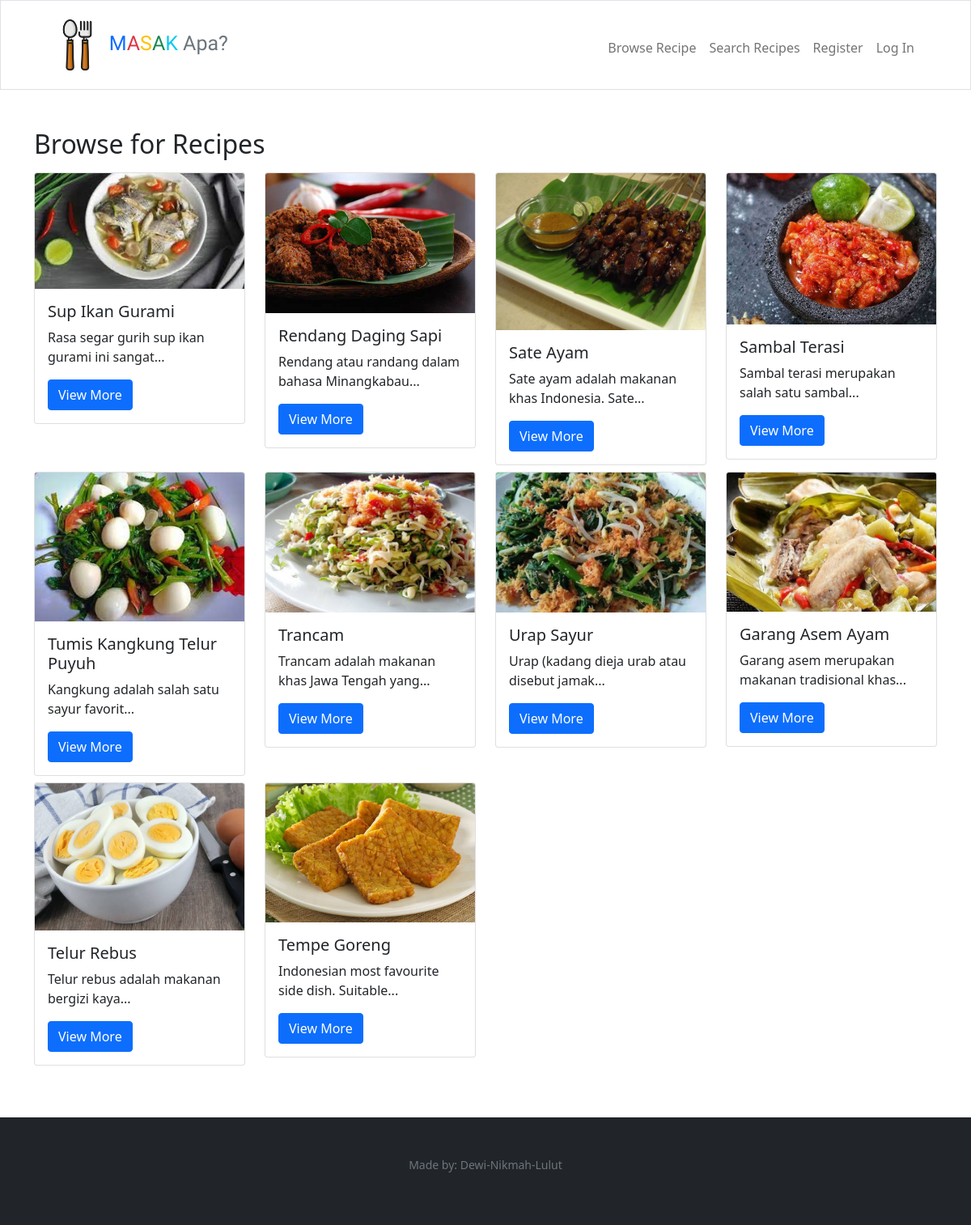
/recipe/show/all, run on an earlier commit of the app's database.
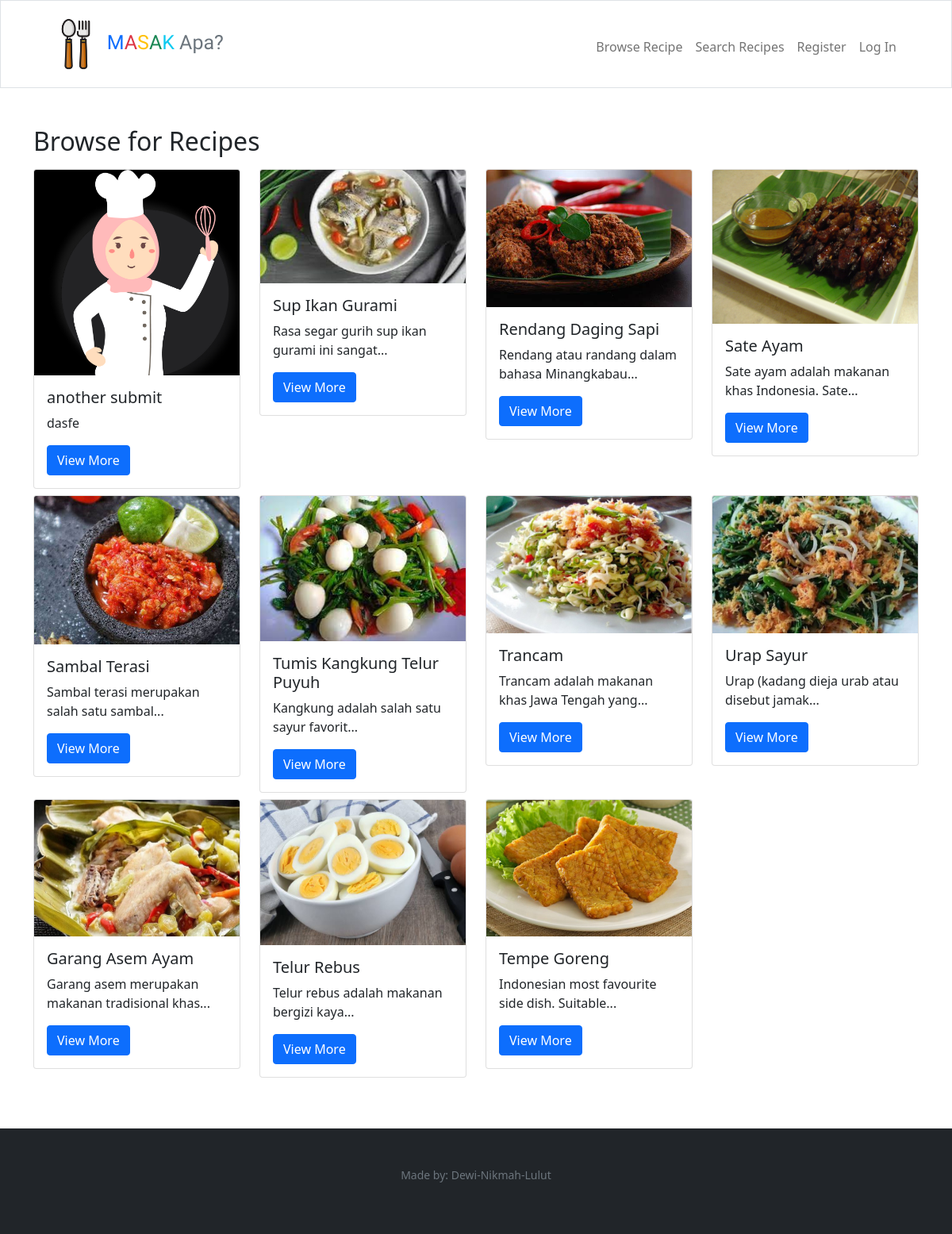
And on a later commit of the database.
### tables this page shows
CREATE TABLE "recipes" (
	"id"	integer NOT NULL,
	"name"	TEXT NOT NULL,
	"origin_id"	integer NOT NULL,
	"image"	varchar,
	"created_at"	datetime DEFAULT CURRENT_TIMESTAMP,
	"updated_at"	datetime DEFAULT CURRENT_TIMESTAMP,
	"description"	TEXT,
	"img_src"	TEXT,
	"recipe_src"	TEXT,
	PRIMARY KEY("id" AUTOINCREMENT),
	FOREIGN KEY("origin_id") REFERENCES "origins"("id") on delete cascade on update cascade
);

### app.py (the view)
@app.route("/recipe/show/all", methods=["GET", "POST"])
def show_recipes():
    global search_result
    if request.method == "GET":
        search_result.clear()
        recipes = db.execute("select recipes.id, recipes.name as recipe_name, recipes.image, recipes.description, recipe_ingredients.qty, instructions.instructions, units.name as unit_name from recipes inner join recipe_ingredients on recipes.id = recipe_ingredients.recipe_id inner join ingredients on recipe_ingredients.ingredients_id = ingredients.id inner join units on recipe_ingredients.unit_id = units.id inner join instructions on recipes.id = instructions.recipe_id group by recipes.id order by recipes.created_at desc")
        return render_template("show_recipes.html", recipes=recipes)

### app.py (called while the page is built)
@app.after_request
def after_request(response):
    response.headers["Cache-Control"] = "no-cache, no-store, must-revalidate"
    response.headers["Expires"] = 0
    response.headers["Pragma"] = "no-cache"
    return response

### templates/show_recipes.html
{% extends "layout.html" %} {% block title %} Recipes {% endblock %} {% block
main %}
<div class="container-lg mt-1 mb-3">
  <h2>Browse for Recipes</h2>
  <div class="row mt-2">
    {% for recipe in recipes %}
    <div class="col-lg-3 mt-2">
      <div class="card" style="width: 100%">
        <img
          src="/static/uploads/{{ recipe['image'] }}"
          class="card-img-top card-size"
          alt="IoT course thumbnail"
        />
        <div class="card-body">
          <h5 class="card-title">{{ recipe["recipe_name"] }}</h5>
          <p class="card-text">{{ recipe["description"]|truncate(50) }}</p>
          <a href="/recipe/show/{{ recipe['id'] }}" class="btn btn-primary"
            >View More</a
          >
        </div>
      </div>
    </div>
    {% endfor %}
  </div>
  <div class="spacing p-4"></div>
</div>
{% endblock %}

What changed in the data, as far as the page shows it:
added recipes: image (picture), recipe_name "another submit", description "dasfe"
